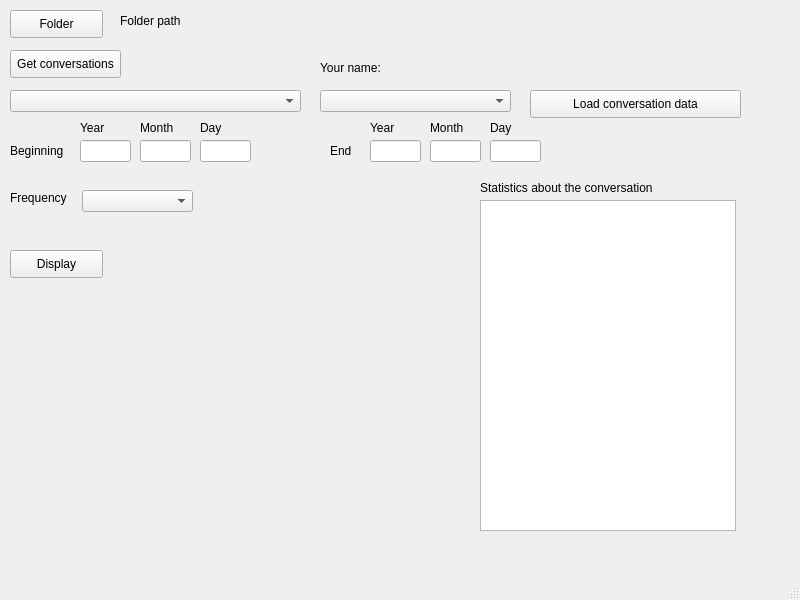
<?xml version="1.0" encoding="UTF-8"?>
<ui version="4.0">
 <class>MainWindow</class>
 <widget class="QMainWindow" name="MainWindow">
  <property name="geometry">
   <rect>
    <x>0</x>
    <y>0</y>
    <width>800</width>
    <height>600</height>
   </rect>
  </property>
  <property name="windowTitle">
   <string>MainWindow</string>
  </property>
  <widget class="QWidget" name="centralwidget">
   <widget class="QComboBox" name="combobox_conversation">
    <property name="geometry">
     <rect>
      <x>10</x>
      <y>90</y>
      <width>291</width>
      <height>22</height>
     </rect>
    </property>
   </widget>
   <widget class="QPushButton" name="pushbutton_folder">
    <property name="geometry">
     <rect>
      <x>10</x>
      <y>10</y>
      <width>93</width>
      <height>28</height>
     </rect>
    </property>
    <property name="text">
     <string>Folder</string>
    </property>
   </widget>
   <widget class="QLabel" name="label_folder_path">
    <property name="geometry">
     <rect>
      <x>120</x>
      <y>10</y>
      <width>661</width>
      <height>21</height>
     </rect>
    </property>
    <property name="text">
     <string>Folder path</string>
    </property>
   </widget>
   <widget class="QLineEdit" name="lineedit_beg_year">
    <property name="geometry">
     <rect>
      <x>80</x>
      <y>140</y>
      <width>51</width>
      <height>22</height>
     </rect>
    </property>
   </widget>
   <widget class="QLabel" name="label_beg_year">
    <property name="geometry">
     <rect>
      <x>80</x>
      <y>120</y>
      <width>55</width>
      <height>16</height>
     </rect>
    </property>
    <property name="text">
     <string>Year</string>
    </property>
   </widget>
   <widget class="QLabel" name="label_beg_months">
    <property name="geometry">
     <rect>
      <x>140</x>
      <y>120</y>
      <width>55</width>
      <height>16</height>
     </rect>
    </property>
    <property name="text">
     <string>Month</string>
    </property>
   </widget>
   <widget class="QLineEdit" name="lineedit_beg_month">
    <property name="geometry">
     <rect>
      <x>140</x>
      <y>140</y>
      <width>51</width>
      <height>22</height>
     </rect>
    </property>
   </widget>
   <widget class="QLabel" name="label_beg_day">
    <property name="geometry">
     <rect>
      <x>200</x>
      <y>120</y>
      <width>55</width>
      <height>16</height>
     </rect>
    </property>
    <property name="text">
     <string>Day</string>
    </property>
   </widget>
   <widget class="QLineEdit" name="lineedit_beg_day">
    <property name="geometry">
     <rect>
      <x>200</x>
      <y>140</y>
      <width>51</width>
      <height>22</height>
     </rect>
    </property>
   </widget>
   <widget class="QLabel" name="label_beg">
    <property name="geometry">
     <rect>
      <x>10</x>
      <y>140</y>
      <width>61</width>
      <height>21</height>
     </rect>
    </property>
    <property name="text">
     <string>Beginning</string>
    </property>
   </widget>
   <widget class="QLineEdit" name="lineedit_end_month">
    <property name="geometry">
     <rect>
      <x>430</x>
      <y>140</y>
      <width>51</width>
      <height>22</height>
     </rect>
    </property>
   </widget>
   <widget class="QLabel" name="label_end_year">
    <property name="geometry">
     <rect>
      <x>370</x>
      <y>120</y>
      <width>55</width>
      <height>16</height>
     </rect>
    </property>
    <property name="text">
     <string>Year</string>
    </property>
   </widget>
   <widget class="QLabel" name="label_end_day">
    <property name="geometry">
     <rect>
      <x>490</x>
      <y>120</y>
      <width>55</width>
      <height>16</height>
     </rect>
    </property>
    <property name="text">
     <string>Day</string>
    </property>
   </widget>
   <widget class="QLabel" name="label_end_month">
    <property name="geometry">
     <rect>
      <x>430</x>
      <y>120</y>
      <width>55</width>
      <height>16</height>
     </rect>
    </property>
    <property name="text">
     <string>Month</string>
    </property>
   </widget>
   <widget class="QLineEdit" name="lineedit_end_year">
    <property name="geometry">
     <rect>
      <x>370</x>
      <y>140</y>
      <width>51</width>
      <height>22</height>
     </rect>
    </property>
   </widget>
   <widget class="QLineEdit" name="lineedit_end_day">
    <property name="geometry">
     <rect>
      <x>490</x>
      <y>140</y>
      <width>51</width>
      <height>22</height>
     </rect>
    </property>
   </widget>
   <widget class="QLabel" name="label_end">
    <property name="geometry">
     <rect>
      <x>330</x>
      <y>140</y>
      <width>21</width>
      <height>21</height>
     </rect>
    </property>
    <property name="text">
     <string>End</string>
    </property>
   </widget>
   <widget class="QComboBox" name="combobox_frequency">
    <property name="geometry">
     <rect>
      <x>82</x>
      <y>190</y>
      <width>111</width>
      <height>22</height>
     </rect>
    </property>
   </widget>
   <widget class="QLabel" name="label_frequency">
    <property name="geometry">
     <rect>
      <x>10</x>
      <y>190</y>
      <width>61</width>
      <height>16</height>
     </rect>
    </property>
    <property name="text">
     <string>Frequency</string>
    </property>
   </widget>
   <widget class="QPushButton" name="pushbutton_display">
    <property name="geometry">
     <rect>
      <x>10</x>
      <y>250</y>
      <width>93</width>
      <height>28</height>
     </rect>
    </property>
    <property name="text">
     <string>Display</string>
    </property>
   </widget>
   <widget class="QPushButton" name="pushbutton_get_conv">
    <property name="geometry">
     <rect>
      <x>10</x>
      <y>50</y>
      <width>111</width>
      <height>28</height>
     </rect>
    </property>
    <property name="text">
     <string>Get conversations</string>
    </property>
   </widget>
   <widget class="QPushButton" name="pushbutton_load_data">
    <property name="geometry">
     <rect>
      <x>530</x>
      <y>90</y>
      <width>211</width>
      <height>28</height>
     </rect>
    </property>
    <property name="text">
     <string>Load conversation data</string>
    </property>
   </widget>
   <widget class="QComboBox" name="combobox_your_name">
    <property name="geometry">
     <rect>
      <x>320</x>
      <y>90</y>
      <width>191</width>
      <height>22</height>
     </rect>
    </property>
   </widget>
   <widget class="QLabel" name="label_your_name">
    <property name="geometry">
     <rect>
      <x>320</x>
      <y>60</y>
      <width>71</width>
      <height>16</height>
     </rect>
    </property>
    <property name="text">
     <string>Your name:</string>
    </property>
   </widget>
   <widget class="QTextBrowser" name="textbrowser_conv_stats">
    <property name="geometry">
     <rect>
      <x>480</x>
      <y>200</y>
      <width>256</width>
      <height>331</height>
     </rect>
    </property>
   </widget>
   <widget class="QLabel" name="label_conv_stats">
    <property name="geometry">
     <rect>
      <x>480</x>
      <y>180</y>
      <width>191</width>
      <height>16</height>
     </rect>
    </property>
    <property name="text">
     <string>Statistics about the conversation</string>
    </property>
   </widget>
  </widget>
  <widget class="QMenuBar" name="menubar">
   <property name="geometry">
    <rect>
     <x>0</x>
     <y>0</y>
     <width>800</width>
     <height>26</height>
    </rect>
   </property>
  </widget>
  <widget class="QStatusBar" name="statusbar"/>
 </widget>
 <resources/>
 <connections/>
</ui>
